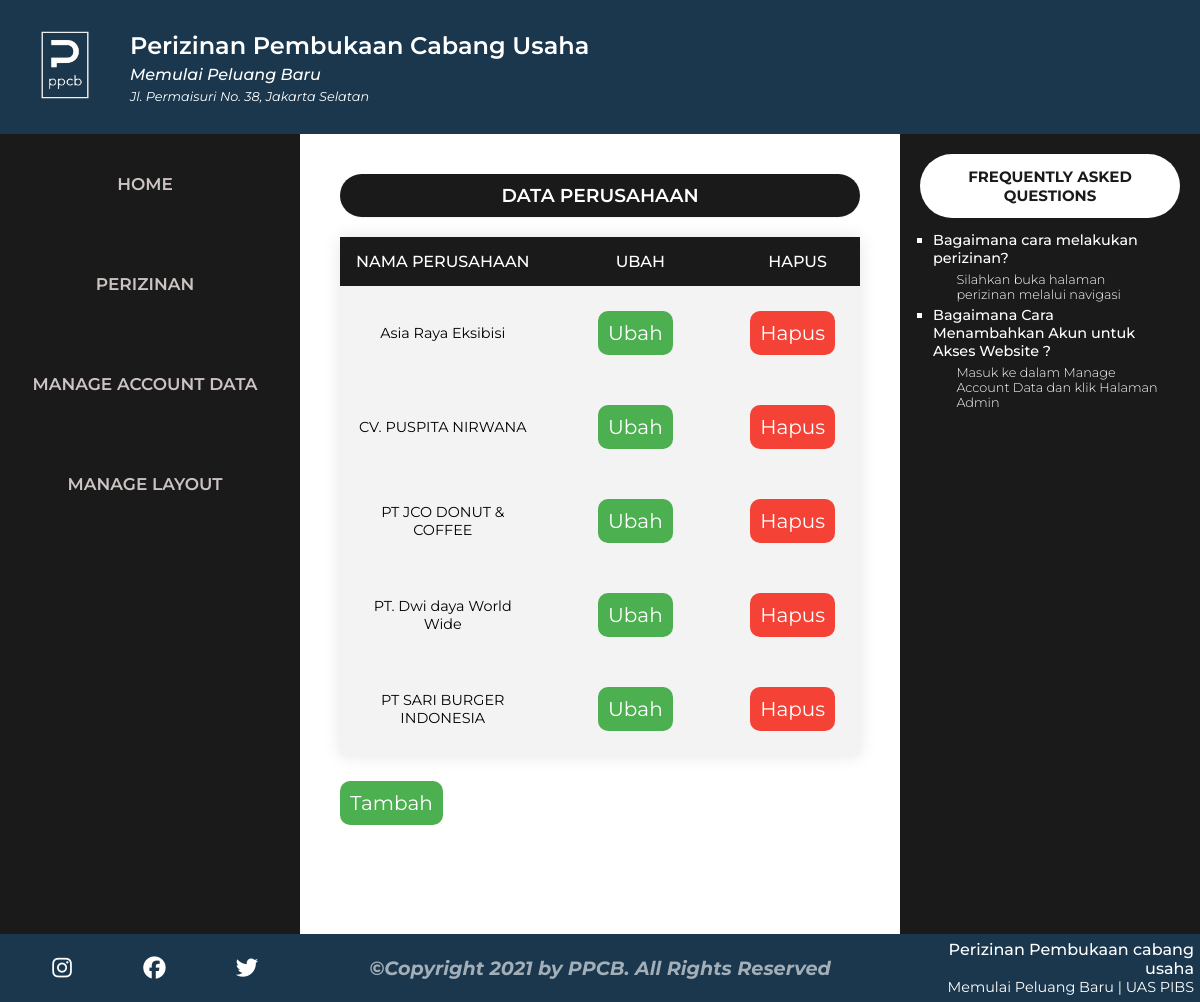
The app's page /public/perusahaan (signed in) with its own data.
### tables this page shows
CREATE TABLE `header` (
  `id_header` varchar(20) NOT NULL DEFAULT '',
  `logo` varchar(255) DEFAULT NULL,
  `nama_web` varchar(255) DEFAULT NULL,
  `sub_text` varchar(255) DEFAULT NULL,
  `alamat` varchar(255) DEFAULT NULL
);

CREATE TABLE `navigasi` (
  `id_nav` varchar(11) NOT NULL DEFAULT '',
  `nav_main` varchar(255) DEFAULT NULL,
  `nav_link` varchar(255) DEFAULT NULL
);

CREATE TABLE `perusahaan` (
  `id_perusahaan` varchar(20) NOT NULL DEFAULT '',
  `nama_perusahaan` varchar(255) DEFAULT NULL
);

CREATE TABLE `aside` (
  `id_aside` varchar(20) NOT NULL DEFAULT '',
  `aside_faq` varchar(255) DEFAULT NULL,
  `faq_answer` varchar(255) DEFAULT NULL
);

CREATE TABLE `footer` (
  `id_footer` varchar(20) NOT NULL DEFAULT '',
  `copyright` varchar(255) DEFAULT NULL,
  `facebook` varchar(255) DEFAULT NULL,
  `instagram` varchar(255) DEFAULT NULL,
  `twitter` varchar(255) DEFAULT NULL,
  `nama_web` varchar(255) DEFAULT NULL,
  `slogan` varchar(255) DEFAULT NULL,
  `keterangan` varchar(255) DEFAULT NULL
);

### app/core/Controller.php (called while the page is built, shortened)
<?php
class Controller
{
    public function view($view, $data = [])
    {
        require_once '../app/views/' . $view . '.php';
    }
    public function model($model)
    {
        return new $model;
    }
}

### app/controllers/Perusahaan.php (called while the page is built, shortened)
<?php
class Perusahaan extends Controller
{
    public function index()
    {
        $data['judul'] = 'Data Perusahaan';
        $data['head'] = $this->model('Header_model')->getHeader();
        $data['footer'] = $this->model('Footer_model')->getFooter();
        $data['perusahaan'] = $this->model('Perusahaan_model')->getPerusahaan();
        $data['aside'] = $this->model('Aside_model')->getAside();
        $data['nav'] = $this->model('Navigasi_model')->getNavigasi();
        $data['child'] = $this->model('Navigasi_model')->getChild();
        $this->view('templates/header', $data);
        $this->view('templates/nav', $data);
        $this->view('perusahaan/index', $data);
        $this->view('templates/aside', $data);
        $this->view('templates/footer', $data);
    }
}

### app/core/App.php (called while the page is built, shortened)
<?php
class App
{
    protected $method = 'index';
    protected $params = [];
    public function __construct()
    {
        $this->controller = new $this->controller;
        call_user_func_array([$this->controller, $this->method], $this->params);
    }
}

### public/index.php (called while the page is built, shortened)
<?php
$app = new App;

### app/core/Database.php (called while the page is built, shortened)
<?php
class Database
{
    private $host = DB_HOST;
    private $user = DB_USER;
    private $pass = DB_PASS;
    private $db_name = DB_NAME;
    private $dbh;
    private $stmt;
    public function __construct()
    {
        $dsn = 'mysql:host=' . $this->host . ';dbname=' . $this->db_name;;
        $option = [
            PDO::ATTR_PERSISTENT => true,
            PDO::ATTR_ERRMODE => PDO::ERRMODE_EXCEPTION
        ];
        try {
            $this->dbh = new PDO($dsn, $this->user, $this->pass, $option);
        } catch (PDOException $e) {
            die($e->getMessage());
        }
    }
    public function query($query)
    {
        $this->stmt = $this->dbh->prepare($query);
    }
    public function execute()
    {
        $this->stmt->execute();
    }
    public function resultSet()
    {
        $this->execute();
        return $this->stmt->fetchAll(PDO::FETCH_ASSOC);
    }
    public function single()
    {
        $this->execute();
        return $this->stmt->fetch(PDO::FETCH_ASSOC);
    }
}

### app/models/Header_model.php (called while the page is built, shortened)
<?php
class Header_model
{
    private $db;
    public function __construct()
    {
        $this->db = new Database;
    }
    public function getHeader()
    {
        $this->db->query('SELECT * FROM header');
        return $this->db->single();
    }
}

### app/models/Navigasi_model.php (called while the page is built, shortened)
<?php
class Navigasi_model
{
    private $db;
    public function __construct()
    {
        $this->db = new Database;
    }
    public function getNavigasi()
    {
        $this->db->query('SELECT * FROM navigasi');
        return $this->db->resultSet();
    }
    public function getChild()
    {
        $this->db->query('SELECT * FROM navchild');
        return $this->db->resultSet();
    }
}

### app/models/Perusahaan_model.php (called while the page is built, shortened)
<?php
class Perusahaan_model
{
    private $db;
    public function __construct()
    {
        $this->db = new Database;
    }
    public function getPerusahaan()
    {
        $this->db->query('SELECT * FROM perusahaan');
        return $this->db->resultSet();
    }
}

### app/models/Aside_model.php (called while the page is built, shortened)
<?php
class Aside_model
{
    private $db;
    public function __construct()
    {
        $this->db = new Database;
    }
    public function getAside()
    {
        $this->db->query('SELECT * FROM aside');
        return $this->db->resultSet();
    }
}

### app/models/Footer_model.php (called while the page is built, shortened)
<?php
class Footer_model
{
    private $db;
    public function __construct()
    {
        $this->db = new Database;
    }
    public function getFooter()
    {
        $this->db->query('SELECT * FROM footer');
        return $this->db->single();
    }
}

### app/views/perusahaan/index.php (the view)
<article>
    <h3 class="headingform"><?= $data['judul'] ?></h3>
    <table border=1 class="tabledata">
        <tr>
            <th>Nama Perusahaan</th>
            <th>Ubah</th>
            <th>Hapus</th>
        </tr>
        <?php foreach ($data['perusahaan'] as $perusahaan) : ?>
            <tr>
                <td><?= $perusahaan['nama_perusahaan']; ?></td>
                <td><a href="<?= BASEURL; ?>/perusahaan/ubah/<?= $perusahaan['id_perusahaan']; ?>"><button class="button_ubah">Ubah</button></a></td>
                <td><a href="<?= BASEURL; ?>/perusahaan/hapus/<?= $perusahaan['id_perusahaan']; ?>" onclick="return confirm('Ingin menghapus data?');"><button class="button_hapus">Hapus</button></a></td>
            </tr>
        <?php endforeach; ?>
    </table>
    <a href="<?= BASEURL; ?>/perusahaan/tambah/"><button class="button_tambah">Tambah</button></a>
</article>

### app/views/templates/header.php (shortened to what this page needs)
<!DOCTYPE html>
<html lang="en">
<head>
    <link rel="stylesheet" href="<?= BASEURL; ?>/css/d_style.css">
</head>
<body>
    <header>
        <div class="sisikiri">
            <span class="containimg">
                <img id="logowebsite" src="<?= BASEURL; ?>/img/<?= $data['head']['logo']; ?>.png" />
            </span>
            <span class="containheadinfo">
                <div class="namaweb"><?= $data['head']['nama_web']; ?></div>
                <div class="slogan"><?= $data['head']['sub_text']; ?></div>
                <div class="alamat"><?= $data['head']['alamat']; ?></div>
            </span>
        </div>
    </header>

### app/views/templates/nav.php (shortened to what this page needs)
<div>
    <nav>
        <ul>
            <button class="bgnavmain"><a class="navmain" href="<?= BASEURL ?>/<?= $data['nav']['0']['nav_link'] ?>/"><?= $data['nav']['0']['nav_main'] ?></a></button>
            <button class="drpnavmain"><a class="navmain" href="<?= $data['nav']['1']['nav_link'] ?>"><?= $data['nav']['1']['nav_main'] ?></a></button>
            <button class="drpnavmain"><a class="navmain" href="<?= $data['nav']['2']['nav_link'] ?>"><?= $data['nav']['2']['nav_main'] ?></a></button>
            <li class="drpnavmain"><a class="navmain" href="<?= $data['nav']['3']['nav_link'] ?>"><?= $data['nav']['3']['nav_main'] ?></a></li>
        </ul>
    </nav>

### app/views/templates/aside.php
<aside>
    <h4>FREQUENTLY ASKED QUESTIONS</h4>
    <ul class="faq">
        <?php foreach ($data['aside'] as $aside) : ?>
            <li class="pertanyaan"> <?= $aside['aside_faq']; ?>
                <ul class="jawab">
                    <li class="jawaban"><?= $aside['faq_answer']; ?></li>
                </ul>
            </li>
        <?php endforeach ?>
    </ul>
</aside>
</div>

### app/views/templates/footer.php (shortened to what this page needs)
<footer>
    <span class="footerkiri">
        <a class="social" href="<?= $data['footer']['instagram']; ?>"> <i class="fab fa-instagram"></i></a>
        <a class="social" href="<?= $data['footer']['facebook']; ?>"><i class="fab fa-facebook"></i></a>
        <a class="social" href="<?= $data['footer']['twitter']; ?>"><i class="fab fa-twitter"></i></a></i>
    </span>
    <span class="footertengah">
        <h3>&copy;<?= $data['footer']['copyright']; ?></h3>
    </span>
    <span class="footerkanan">
        <div class="footerinfo">
            <div class="info"><?= $data['footer']['nama_web']; ?></div>
            <div class="subtext"><?= $data['footer']['slogan'] ?> | <?= $data['footer']['keterangan'] ?></div>
        </div>
    </span>
</footer>
</body>
</html>

### records on screen
header: logo (picture), nama_web "Perizinan Pembukaan Cabang Usaha", sub_text "Memulai Peluang Baru", alamat "Jl. Permaisuri No. 38, Jakarta Selatan"
navigasi: nav_main "HOME"
navigasi: nav_main "PERIZINAN"
navigasi: nav_main "MANAGE ACCOUNT DATA"
navigasi: nav_main "MANAGE LAYOUT"
perusahaan: nama_perusahaan "Asia Raya Eksibisi"
perusahaan: nama_perusahaan "CV. PUSPITA NIRWANA"
perusahaan: nama_perusahaan "PT JCO DONUT & COFFEE"
perusahaan: nama_perusahaan "PT. Dwi daya World Wide"
perusahaan: nama_perusahaan "PT SARI BURGER INDONESIA"
aside: aside_faq "Bagaimana cara melakukan perizinan?", faq_answer "Silahkan buka halaman perizinan melalui navigasi"
aside: aside_faq "Bagaimana Cara Menambahkan Akun untuk Akses Website ?", faq_answer "Masuk ke dalam Manage Account Data dan klik Halaman Admin"
footer: copyright "Copyright 2021 by PPCB. All Rights Reserved", nama_web "Perizinan Pembukaan cabang usaha", slogan "Memulai Peluang Baru", keterangan "UAS PIBS"

### other values on screen
$data['judul'] "DATA PERUSAHAAN"
